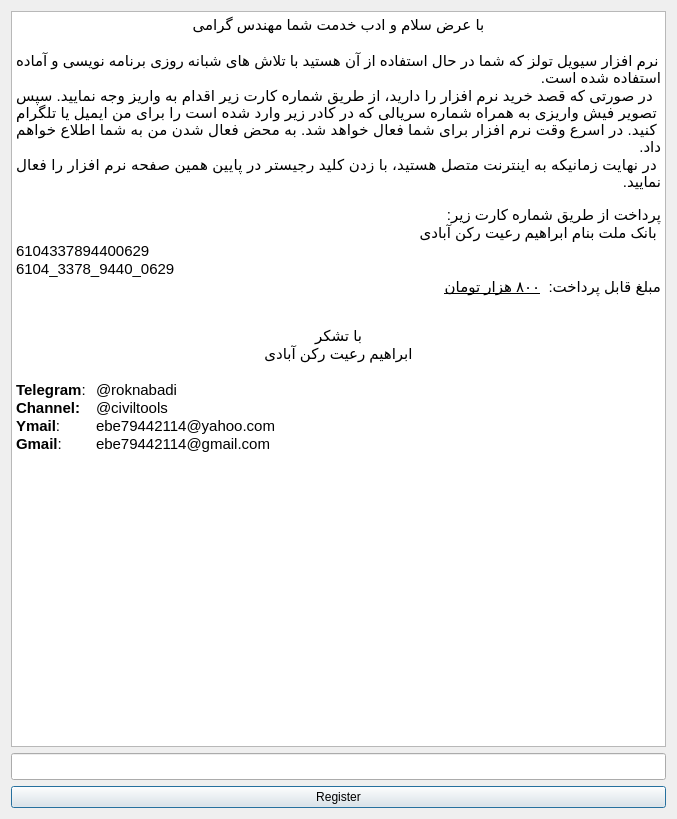
<?xml version="1.0" encoding="UTF-8"?>
<ui version="4.0">
 <class>about</class>
 <widget class="QDialog" name="about">
  <property name="windowModality">
   <enum>Qt::NonModal</enum>
  </property>
  <property name="geometry">
   <rect>
    <x>0</x>
    <y>0</y>
    <width>677</width>
    <height>819</height>
   </rect>
  </property>
  <property name="windowTitle">
   <string>Registration Serial</string>
  </property>
  <property name="modal">
   <bool>false</bool>
  </property>
  <layout class="QVBoxLayout" name="verticalLayout">
   <item>
    <widget class="QTextEdit" name="textEdit">
     <property name="html">
      <string>&lt;!DOCTYPE HTML PUBLIC &quot;-//W3C//DTD HTML 4.0//EN&quot; &quot;http://www.w3.org/TR/REC-html40/strict.dtd&quot;&gt;
&lt;html&gt;&lt;head&gt;&lt;meta name=&quot;qrichtext&quot; content=&quot;1&quot; /&gt;&lt;style type=&quot;text/css&quot;&gt;
p, li { white-space: pre-wrap; }
&lt;/style&gt;&lt;/head&gt;&lt;body style=&quot; font-family:'MS Shell Dlg 2'; font-size:7.8pt; font-weight:400; font-style:normal;&quot;&gt;
&lt;p align=&quot;center&quot; dir='rtl' style=&quot; margin-top:0px; margin-bottom:0px; margin-left:0px; margin-right:0px; -qt-block-indent:0; text-indent:0px;&quot;&gt;&lt;span style=&quot; font-family:'Ubuntu'; font-size:11pt;&quot;&gt;با عرض سلام و ادب خدمت شما مهندس گرامی&lt;/span&gt;&lt;/p&gt;
&lt;p align=&quot;center&quot; dir='rtl' style=&quot;-qt-paragraph-type:empty; margin-top:0px; margin-bottom:0px; margin-left:0px; margin-right:0px; -qt-block-indent:0; text-indent:0px; font-family:'Ubuntu'; font-size:11pt;&quot;&gt;&lt;br /&gt;&lt;/p&gt;
&lt;p align=&quot;justify&quot; dir='rtl' style=&quot; margin-top:0px; margin-bottom:0px; margin-left:0px; margin-right:0px; -qt-block-indent:0; text-indent:0px;&quot;&gt;&lt;span style=&quot; font-family:'Ubuntu'; font-size:11pt;&quot;&gt;نرم افزار سیویل تولز که شما در حال استفاده از آن هستید با تلاش های شبانه روزی برنامه نویسی و آماده استفاده شده است. &lt;/span&gt;&lt;/p&gt;
&lt;p align=&quot;justify&quot; dir='rtl' style=&quot; margin-top:0px; margin-bottom:0px; margin-left:0px; margin-right:0px; -qt-block-indent:0; text-indent:0px;&quot;&gt;&lt;span style=&quot; font-family:'Ubuntu'; font-size:11pt;&quot;&gt; در صورتی که قصد خرید نرم افزار را دارید، از طریق شماره کارت زیر اقدام به واریز وجه نمایید. سپس تصویر فیش واریزی به همراه شماره سریالی که در کادر زیر وارد شده است را برای من ایمیل یا تلگرام کنید. در اسرع وقت نرم افزار برای شما فعال خواهد شد. به محض فعال شدن من به شما اطلاع خواهم داد.&lt;/span&gt;&lt;/p&gt;
&lt;p align=&quot;justify&quot; dir='rtl' style=&quot; margin-top:0px; margin-bottom:0px; margin-left:0px; margin-right:0px; -qt-block-indent:0; text-indent:0px;&quot;&gt;&lt;span style=&quot; font-family:'Ubuntu'; font-size:11pt;&quot;&gt;در نهایت زمانیکه به اینترنت متصل هستید، با زدن کلید رجیستر در پایین همین صفحه نرم افزار را فعال نمایید.&lt;/span&gt;&lt;/p&gt;
&lt;p align=&quot;right&quot; dir='rtl' style=&quot;-qt-paragraph-type:empty; margin-top:0px; margin-bottom:0px; margin-left:0px; margin-right:0px; -qt-block-indent:0; text-indent:0px; font-family:'Noto Sans'; font-size:10pt;&quot;&gt;&lt;br /&gt;&lt;/p&gt;
&lt;p align=&quot;right&quot; dir='rtl' style=&quot; margin-top:0px; margin-bottom:0px; margin-left:0px; margin-right:0px; -qt-block-indent:0; text-indent:0px;&quot;&gt;&lt;span style=&quot; font-family:'Ubuntu'; font-size:11pt;&quot;&gt;پرداخت از طریق شماره کارت زیر:&lt;/span&gt;&lt;/p&gt;
&lt;p align=&quot;right&quot; dir='rtl' style=&quot; margin-top:0px; margin-bottom:0px; margin-left:0px; margin-right:0px; -qt-block-indent:0; text-indent:0px;&quot;&gt;&lt;span style=&quot; font-family:'Ubuntu'; font-size:11pt;&quot;&gt; بانک ملت بنام ابراهیم رعیت&lt;/span&gt;&lt;span style=&quot; font-family:'Ubuntu'; font-size:11pt; color:#000000;&quot;&gt; رکن آبادی&lt;/span&gt;&lt;/p&gt;
&lt;p style=&quot; margin-top:0px; margin-bottom:0px; margin-left:0px; margin-right:0px; -qt-block-indent:0; text-indent:0px;&quot;&gt;&lt;span style=&quot; font-family:'Ubuntu'; font-size:11pt; color:#000000;&quot;&gt;6104337894400629&lt;/span&gt;&lt;/p&gt;
&lt;p style=&quot; margin-top:0px; margin-bottom:0px; margin-left:0px; margin-right:0px; -qt-block-indent:0; text-indent:0px;&quot;&gt;&lt;span style=&quot; font-family:'Ubuntu'; font-size:11pt; color:#000000;&quot;&gt;6104_3378_9440_0629&lt;/span&gt;&lt;/p&gt;
&lt;p align=&quot;right&quot; dir='rtl' style=&quot; margin-top:0px; margin-bottom:0px; margin-left:0px; margin-right:0px; -qt-block-indent:0; text-indent:0px;&quot;&gt;&lt;span style=&quot; font-family:'Ubuntu'; font-size:11pt; color:#000000;&quot;&gt;مبلغ قابل پرداخت:  &lt;/span&gt;&lt;span style=&quot; font-family:'Ubuntu'; font-size:11pt; text-decoration: underline; color:#000000;&quot;&gt;۸۰۰ هزار تومان&lt;/span&gt;&lt;/p&gt;
&lt;p align=&quot;right&quot; dir='rtl' style=&quot;-qt-paragraph-type:empty; margin-top:0px; margin-bottom:0px; margin-left:0px; margin-right:0px; -qt-block-indent:0; text-indent:0px;&quot;&gt;&lt;br /&gt;&lt;/p&gt;
&lt;p align=&quot;right&quot; dir='rtl' style=&quot;-qt-paragraph-type:empty; margin-top:0px; margin-bottom:0px; margin-left:0px; margin-right:0px; -qt-block-indent:0; text-indent:0px; font-family:'Ubuntu'; font-size:11pt; font-weight:600;&quot;&gt;&lt;br /&gt;&lt;/p&gt;
&lt;p align=&quot;center&quot; dir='rtl' style=&quot; margin-top:0px; margin-bottom:0px; margin-left:0px; margin-right:0px; -qt-block-indent:0; text-indent:0px;&quot;&gt;&lt;span style=&quot; font-family:'Ubuntu'; font-size:11pt;&quot;&gt;با تشکر&lt;/span&gt;&lt;/p&gt;
&lt;p align=&quot;center&quot; dir='rtl' style=&quot; margin-top:0px; margin-bottom:0px; margin-left:0px; margin-right:0px; -qt-block-indent:0; text-indent:0px;&quot;&gt;&lt;span style=&quot; font-family:'Ubuntu'; font-size:11pt;&quot;&gt;ابراهیم رعیت رکن آبادی&lt;/span&gt;&lt;/p&gt;
&lt;p align=&quot;right&quot; dir='rtl' style=&quot;-qt-paragraph-type:empty; margin-top:0px; margin-bottom:0px; margin-left:0px; margin-right:0px; -qt-block-indent:0; text-indent:0px; font-family:'Ubuntu'; font-size:11pt;&quot;&gt;&lt;br /&gt;&lt;/p&gt;
&lt;p style=&quot; margin-top:0px; margin-bottom:0px; margin-left:0px; margin-right:0px; -qt-block-indent:0; text-indent:0px;&quot;&gt;&lt;span style=&quot; font-family:'Ubuntu'; font-size:11pt; font-weight:600;&quot;&gt;Telegram&lt;/span&gt;&lt;span style=&quot; font-family:'Ubuntu'; font-size:11pt;&quot;&gt;: 	@roknabadi&lt;/span&gt;&lt;/p&gt;
&lt;p style=&quot; margin-top:0px; margin-bottom:0px; margin-left:0px; margin-right:0px; -qt-block-indent:0; text-indent:0px;&quot;&gt;&lt;span style=&quot; font-family:'Ubuntu'; font-size:11pt; font-weight:600;&quot;&gt;Channel:&lt;/span&gt;&lt;span style=&quot; font-family:'Ubuntu'; font-size:11pt;&quot;&gt; 	@civiltools&lt;/span&gt;&lt;/p&gt;
&lt;p style=&quot; margin-top:0px; margin-bottom:0px; margin-left:0px; margin-right:0px; -qt-block-indent:0; text-indent:0px;&quot;&gt;&lt;span style=&quot; font-family:'Ubuntu'; font-size:11pt; font-weight:600;&quot;&gt;Ymail&lt;/span&gt;&lt;span style=&quot; font-family:'Ubuntu'; font-size:11pt;&quot;&gt;: 	ebe79442114@yahoo.com&lt;/span&gt;&lt;/p&gt;
&lt;p style=&quot; margin-top:0px; margin-bottom:0px; margin-left:0px; margin-right:0px; -qt-block-indent:0; text-indent:0px;&quot;&gt;&lt;span style=&quot; font-family:'Ubuntu'; font-size:11pt; font-weight:600;&quot;&gt;Gmail&lt;/span&gt;&lt;span style=&quot; font-family:'Ubuntu'; font-size:11pt;&quot;&gt;: 	ebe79442114@gmail.com&lt;/span&gt;&lt;/p&gt;
&lt;p align=&quot;right&quot; dir='rtl' style=&quot;-qt-paragraph-type:empty; margin-top:0px; margin-bottom:0px; margin-left:0px; margin-right:0px; -qt-block-indent:0; text-indent:0px; font-family:'Ubuntu'; font-size:11pt; font-weight:600;&quot;&gt;&lt;br /&gt;&lt;/p&gt;&lt;/body&gt;&lt;/html&gt;</string>
     </property>
    </widget>
   </item>
   <item>
    <widget class="QLineEdit" name="serial">
     <property name="font">
      <font>
       <pointsize>12</pointsize>
       <weight>75</weight>
       <bold>true</bold>
      </font>
     </property>
     <property name="readOnly">
      <bool>true</bool>
     </property>
    </widget>
   </item>
   <item>
    <layout class="QHBoxLayout" name="horizontalLayout">
     <item>
      <widget class="QPushButton" name="submit_button">
       <property name="text">
        <string>Register</string>
       </property>
       <property name="icon">
        <iconset resource="../../civiltools.qrc">
         <normaloff>:/civiltools/images/Register.png</normaloff>:/civiltools/images/Register.png</iconset>
       </property>
       <property name="iconSize">
        <size>
         <width>120</width>
         <height>120</height>
        </size>
       </property>
      </widget>
     </item>
    </layout>
   </item>
  </layout>
 </widget>
 <resources>
  <include location="../../civiltools.qrc"/>
 </resources>
 <connections/>
</ui>
